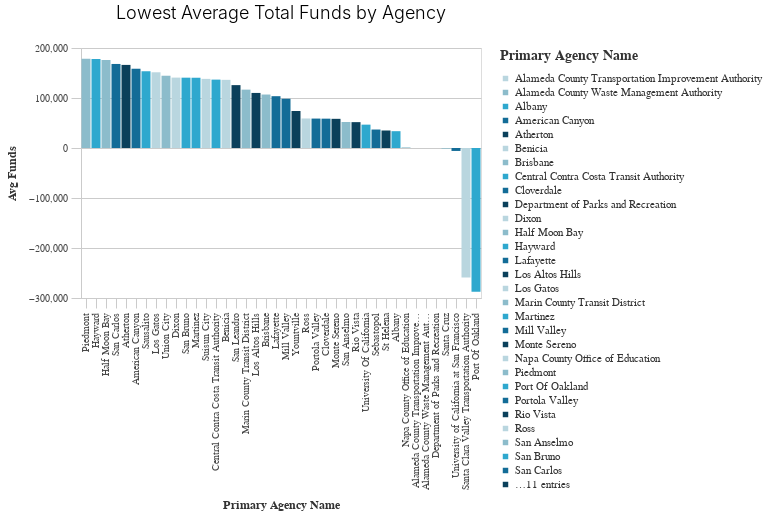

The notebook cell saved with this chart:
### Code cell
_dla_utils.basic_bar_chart((avg_funds_bottom.tail(40)), 'primary_agency_name','avg_funds', 'primary_agency_name', subset, 
                          'Lowest Average Total Funds by Agency')

### Figure 1 — Vega-Lite specification as saved in the notebook (floating-point values rounded to 4 significant figures)
{"config": {"view": {"continuousWidth": 400, "continuousHeight": 300}, "axis": {"domainColor": "#cbcbcb", "grid": true, "gridColor": "#cbcbcb", "gridWidth": 1, "labelColor": "#474747", "labelFont": "Nunito Sans", "labelFontSize": 10, "labelPadding": 4, "tickColor": "#cbcbcb", "tickSize": 10, "titleColor": "#333", "titleFont": "Raleway", "titleFontSize": 12, "titlePadding": 10}, "axisBand": {"grid": false}, "background": "white", "font": "Raleway", "header": {"labelFont": "Nunito Sans", "titleFont": "Raleway"}, "legend": {"labelColor": "#333", "labelFont": "Nunito Sans", "labelFontSize": 11, "labelLimit": 0, "padding": 1, "symbolSize": 30, "symbolType": "square", "titleColor": "#333", "titleFont": "Raleway", "titleFontSize": 14, "titlePadding": 10}, "title": {"anchor": "middle", "font": "Raleway", "fontSize": 18, "fontWeight": 300, "offset": 20}}, "data": {"name": "data-cf4eb14970a862ce3d7f2a024060cf6b"}, "mark": "bar", "encoding": {"color": {"field": "primary_agency_name", "legend": {"title": "Primary Agency Name"}, "scale": {"range": ["#B9D6DF", "#8CBCCB", "#2EA8CE", "#136C97", "#0B405B"]}, "type": "nominal"}, "x": {"field": "primary_agency_name", "sort": "-y", "title": "Primary Agency Name", "type": "nominal"}, "y": {"field": "avg_funds", "title": "Avg Funds", "type": "quantitative"}}, "height": 250, "title": "Lowest Average Total Funds by Agency", "width": 400, "$schema": "https://vega.github.io/schema/vega-lite/v4.17.0.json", "datasets": {"data-cf4eb14970a862ce3d7f2a024060cf6b": [{"primary_agency_name": "Piedmont", "avg_funds": 178700.0}, {"primary_agency_name": "Hayward", "avg_funds": 178000.0}, {"primary_agency_name": "Half Moon Bay", "avg_funds": 176100.0}, {"primary_agency_name": "San Carlos", "avg_funds": 168100.0}, {"primary_agency_name": "Atherton", "avg_funds": 166200.0}, {"primary_agency_name": "American Canyon", "avg_funds": 158500.0}, {"primary_agency_name": "Sausalito", "avg_funds": 153500.0}, {"primary_agency_name": "Los Gatos", "avg_funds": 151400.0}, {"primary_agency_name": "Union City", "avg_funds": 144500.0}, {"primary_agency_name": "Dixon", "avg_funds": 140800.0}, {"primary_agency_name": "San Bruno", "avg_funds": 140600.0}, {"primary_agency_name": "Martinez", "avg_funds": 140500.0}, {"primary_agency_name": "Suisun City", "avg_funds": 138300.0}, {"primary_agency_name": "Central Contra Costa Transit Authority", "avg_funds": 136800.0}, {"primary_agency_name": "Benicia", "avg_funds": 136300.0}, {"primary_agency_name": "San Leandro", "avg_funds": 125800.0}, {"primary_agency_name": "Marin County Transit District", "avg_funds": 116700.0}, {"primary_agency_name": "Los Altos Hills", "avg_funds": 110100.0}, {"primary_agency_name": "Brisbane", "avg_funds": 106900.0}, {"primary_agency_name": "Lafayette", "avg_funds": 103600.0}, {"primary_agency_name": "Mill Valley", "avg_funds": 98540.0}, {"primary_agency_name": "Yountville", "avg_funds": 73980.0}, {"primary_agency_name": "Ross", "avg_funds": 59060.0}, {"primary_agency_name": "Portola Valley", "avg_funds": 58860.0}, {"primary_agency_name": "Cloverdale", "avg_funds": 58680.0}, {"primary_agency_name": "Monte Sereno", "avg_funds": 58350.0}, {"primary_agency_name": "San Anselmo", "avg_funds": 51950.0}, {"primary_agency_name": "Rio Vista", "avg_funds": 51720.0}, {"primary_agency_name": "University Of California", "avg_funds": 46720.0}, {"primary_agency_name": "Sebastopol", "avg_funds": 36950.0}, {"primary_agency_name": "St Helena", "avg_funds": 35000.0}, {"primary_agency_name": "Albany", "avg_funds": 33630.0}, {"primary_agency_name": "Napa County Office of Education", "avg_funds": 2000.0}, {"primary_agency_name": "Alameda County Transportation Improvement Authority", "avg_funds": 0.0}, {"primary_agency_name": "Alameda County Waste Management Authority", "avg_funds": 0.0}, {"primary_agency_name": "Department of Parks and Recreation", "avg_funds": 0.0}, {"primary_agency_name": "Santa Cruz", "avg_funds": -1353.0}, {"primary_agency_name": "University of California at San Francisco", "avg_funds": -5901.0}, {"primary_agency_name": "Santa Clara Valley Transportation Authority", "avg_funds": -258800.0}, {"primary_agency_name": "Port Of Oakland", "avg_funds": -287600.0}]}}
